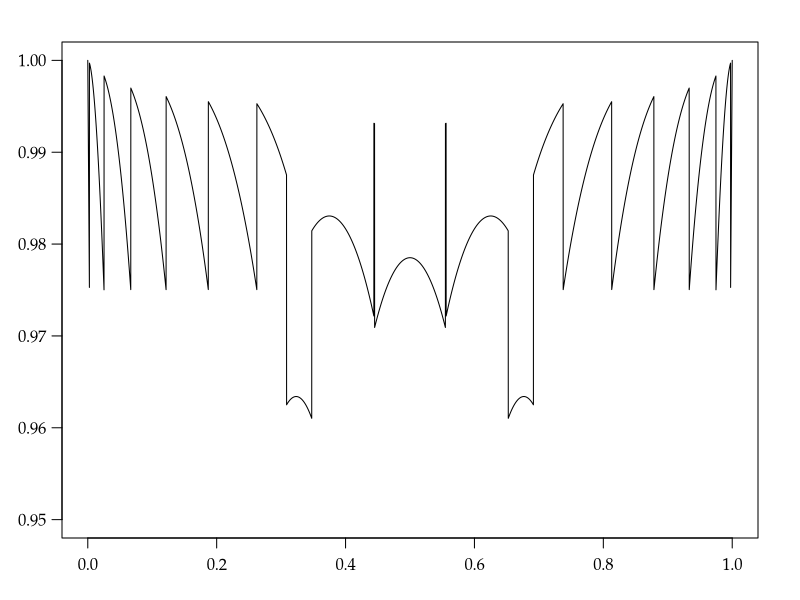

R code for this plot:
args = commandArgs()
basename = sub(".R$", "", sub("^--file=(.*/)?", "", args[grep("^--file=", args)]))
if (length(basename) != 0)
    quartz(type="pdf", file=paste0(basename, ".pdf"), width=7, height=3)
par(family="Palatino")
par(mgp=c(2,0.8,0)) # title and axis margins. default: c(3,1,0)
par(mar=c(3,3,2,2)+0.1) # bottom, left, top, right margins. default: c(5,4,4,2)+0.1
CI = sapply(0:10, function(x) binom.test(x,10)$conf.int)
f = function(t) {
  p = dbinom(0:10, 10, t)
  sum(p * (CI[1,] <= t & t <= CI[2,]))
}
x = seq(0, 1, 0.0001)
y = sapply(x, f)
plot(x, y, type="l", ylim=c(0.95,1), xlab="", ylab="", las=1)
dev.off()
